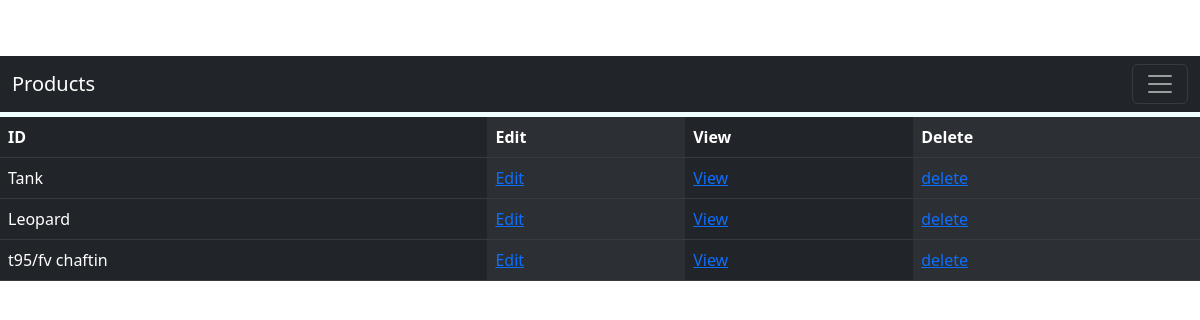
/products, run on an earlier commit of the app's database.
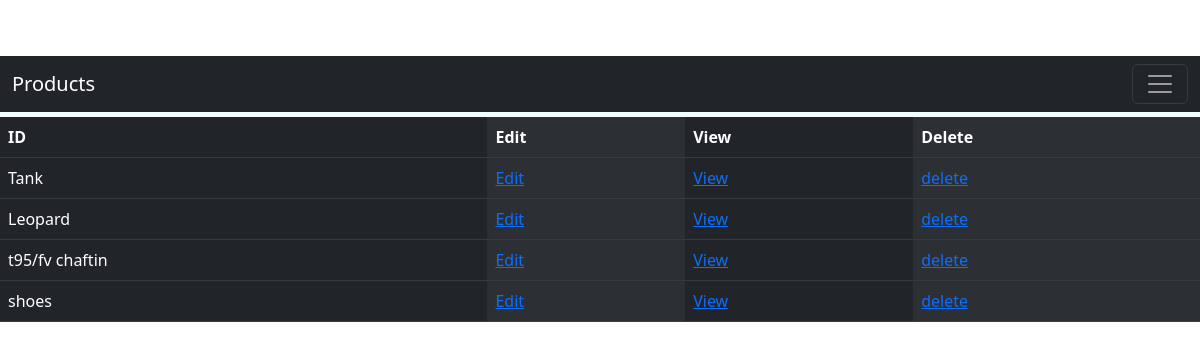
And on a later commit of the database.
### models.py (models this page shows, shortened)
class Product(db.Model):
    __tablename__ = 'product'
    product_id = db.Column(db.String(50), primary_key=True)

### App.py (the view)
@app.route('/products')
def products():
    products = Product.query.all()
    return render_template('products.html', products=products)

### templates/products.html (shortened to what this page needs)
{% include "index.html" %}
<!DOCTYPE html>
<html lang="en">
<head>
</head>
<body>
    <table class="table table-dark table-striped-columns">
        <thead>
        <th>ID</th>
        <th>Edit</th>
        <th>View</th>
        <th>Delete</th>
    </thead>
    <tbody>
        {% for p in products  %}
        <tr class="table-dark">
                <td class="table-dark">{{p.product_id}}  </td>
                <td class="table-dark"> <a href="{{ url_for('edit_product', product_id=p.product_id) }}">Edit</a>
                </td>
                <td class="table-dark"> <a href="{{ url_for('view_product',product_id=p.product_id) }}">View</a></h2> </td>
                <td class="table-dark"> <a href="{{ url_for('delete',product_id=p.product_id) }}">delete</a></h2> </td>
        </tr>
        {% endfor %}
    </tbody>
</table>
</body>
</html>

What changed in the data, as far as the page shows it:
added Product: product_id "shoes"
